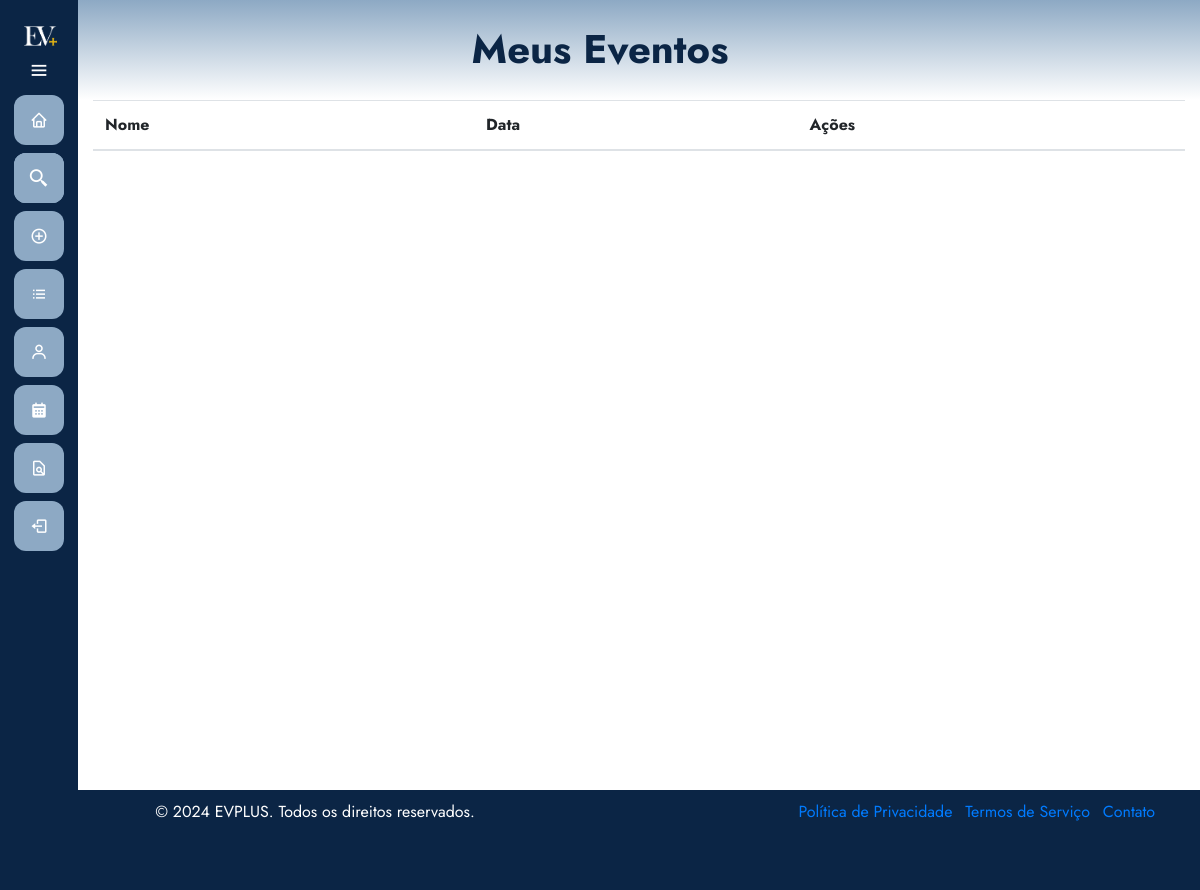
Before: /eventos/meuseventos/ (signed in) with the older database file.
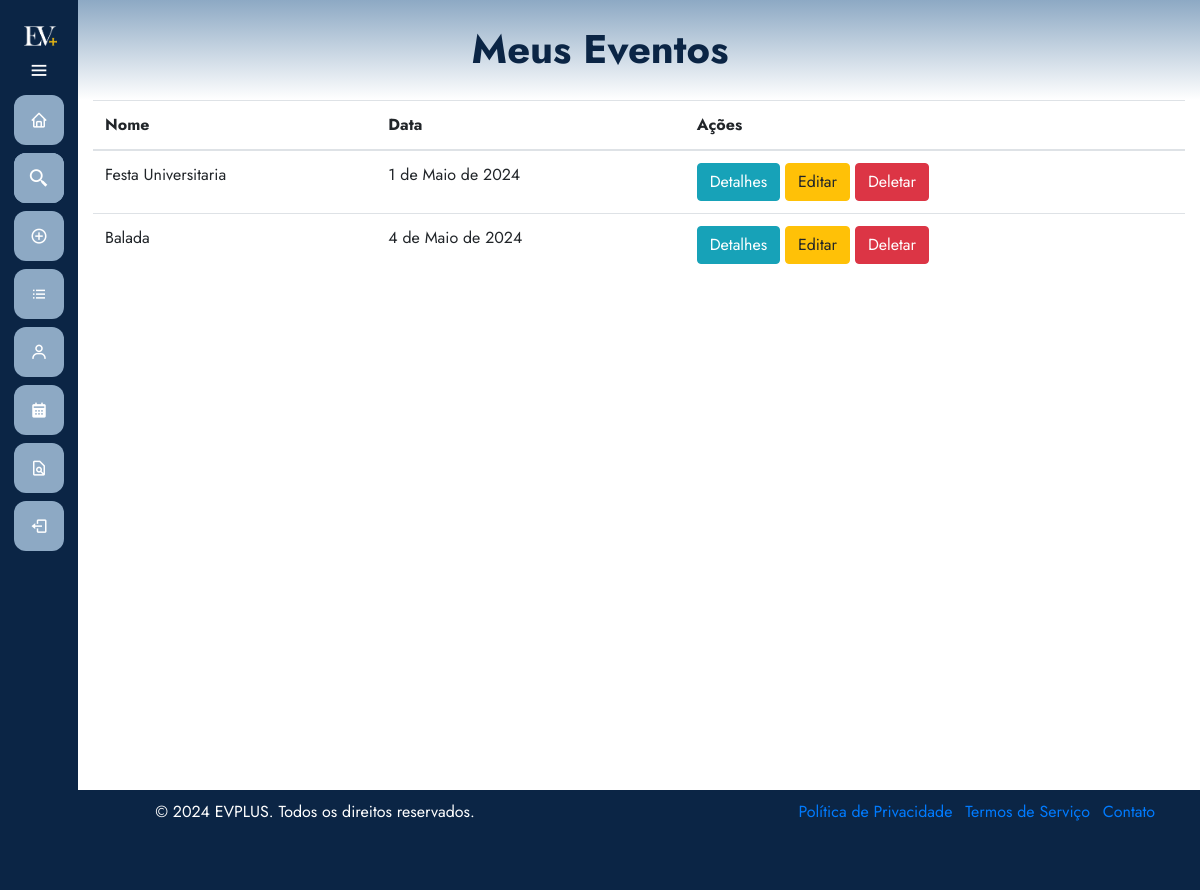
After: the same page with the newer database file.
### eventos/models.py (models this page shows, shortened)
class Evento(models.Model):
    user = models.ForeignKey(User, on_delete=models.CASCADE)
    name = models.CharField(max_length=100)
    description = models.TextField()
    local = models.CharField(max_length=100)
    date = models.DateField()
    time = models.TimeField()
    category = models.CharField(max_length=100)
    banner = models.ImageField(upload_to='eventos', null=True, blank=True)

### eventos/views.py (the view)
# urls.py: path('meuseventos/', views.listarEventos, name='meuseventos'),
@permission_required('eventos.view_evento', login_url='/auth/login/')
def listarEventos(request):
    exibir_sidebar = True
    eventos = Evento.objects.filter(user=request.user)
    return render(request, 'meusEventos.html', {'eventos': eventos, 'exibir_sidebar': exibir_sidebar})

### eventos/templates/meuseventos.html (shortened to what this page needs)
{% extends 'base.html' %}
{% load static %}
{% block 'head' %}
    <link rel="stylesheet" href="{% static 'eventos/css/meuseventos.css' %}">
{% endblock %}
{% block 'dashboard' %}
    <div class="container">
        <div class="row">
            <div class="col-md-12">
                <table class="table">
                    <thead>
                        <tr>
                            <th>Nome</th>
                            <th>Data</th>
                            <th>Ações</th>
                        </tr>
                    </thead>
                    <tbody>
                        {% for evento in eventos %}
                            <tr>
                                <td>{{ evento.name }}</td>
                                <td>{{ evento.date }}</td>
                                <td>
                                    <a href="{% url 'eventos:detalhes_evento' evento.id %}" class="btn btn-info">Detalhes</a>
                                    <a href="{% url 'eventos:editar_evento' evento.id %}" class="btn btn-warning">Editar</a>
                                    <a href="{% url 'eventos:deletar_evento' evento.id %}" class="btn btn-danger">Deletar</a>
                                </td>
                            </tr>
                        {% endfor %}
                    </tbody>
                </table>
            </div>
        </div>
    </div>
{% endblock %}

Changed rows visible on the page:
added Evento: name "Festa Universitaria", date "1 de Maio de 2024"
added Evento: name "Balada", date "4 de Maio de 2024"
